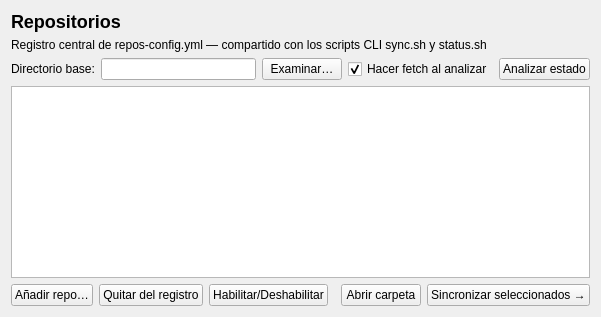
<?xml version="1.0" encoding="UTF-8"?>
<ui version="4.0">
 <class>PageRepos</class>
 <widget class="QWidget" name="PageRepos">
  <layout class="QVBoxLayout" name="rootLayout">
   <item>
    <widget class="QLabel" name="lblTitle">
     <property name="text"><string>Repositorios</string></property>
     <property name="styleSheet"><string>font-size: 18px; font-weight: bold;</string></property>
    </widget>
   </item>
   <item>
    <widget class="QLabel" name="lblSubtitle">
     <property name="text"><string>Registro central de repos-config.yml — compartido con los scripts CLI sync.sh y status.sh</string></property>
    </widget>
   </item>
   <item>
    <layout class="QHBoxLayout" name="baseDirRow">
     <item>
      <widget class="QLabel" name="lblBaseDir">
       <property name="text"><string>Directorio base:</string></property>
      </widget>
     </item>
     <item>
      <widget class="QLineEdit" name="editBaseDir"/>
     </item>
     <item>
      <widget class="QPushButton" name="btnBrowseBase">
       <property name="text"><string>Examinar…</string></property>
      </widget>
     </item>
     <item>
      <widget class="QCheckBox" name="chkFetch">
       <property name="text"><string>Hacer fetch al analizar</string></property>
       <property name="checked"><bool>true</bool></property>
       <property name="toolTip"><string>Sin fetch los contadores de commits remotos pueden quedar desactualizados</string></property>
      </widget>
     </item>
     <item>
      <widget class="QPushButton" name="btnAnalyze">
       <property name="text"><string>Analizar estado</string></property>
      </widget>
     </item>
    </layout>
   </item>
   <item>
    <widget class="QTableView" name="tableRepos">
     <property name="selectionBehavior"><enum>QAbstractItemView::SelectRows</enum></property>
     <property name="selectionMode"><enum>QAbstractItemView::ExtendedSelection</enum></property>
     <property name="alternatingRowColors"><bool>true</bool></property>
     <property name="sortingEnabled"><bool>false</bool></property>
    </widget>
   </item>
   <item>
    <layout class="QHBoxLayout" name="actionsRow">
     <item>
      <widget class="QPushButton" name="btnAddRepo">
       <property name="text"><string>Añadir repo…</string></property>
      </widget>
     </item>
     <item>
      <widget class="QPushButton" name="btnRemoveRepo">
       <property name="text"><string>Quitar del registro</string></property>
      </widget>
     </item>
     <item>
      <widget class="QPushButton" name="btnToggleEnabled">
       <property name="text"><string>Habilitar/Deshabilitar</string></property>
      </widget>
     </item>
     <item>
      <spacer name="actionsSpacer">
       <property name="orientation"><enum>Qt::Horizontal</enum></property>
      </spacer>
     </item>
     <item>
      <widget class="QPushButton" name="btnOpenFolder">
       <property name="text"><string>Abrir carpeta</string></property>
      </widget>
     </item>
     <item>
      <widget class="QPushButton" name="btnSyncSelected">
       <property name="text"><string>Sincronizar seleccionados →</string></property>
      </widget>
     </item>
    </layout>
   </item>
  </layout>
 </widget>
 <resources/>
 <connections/>
</ui>
